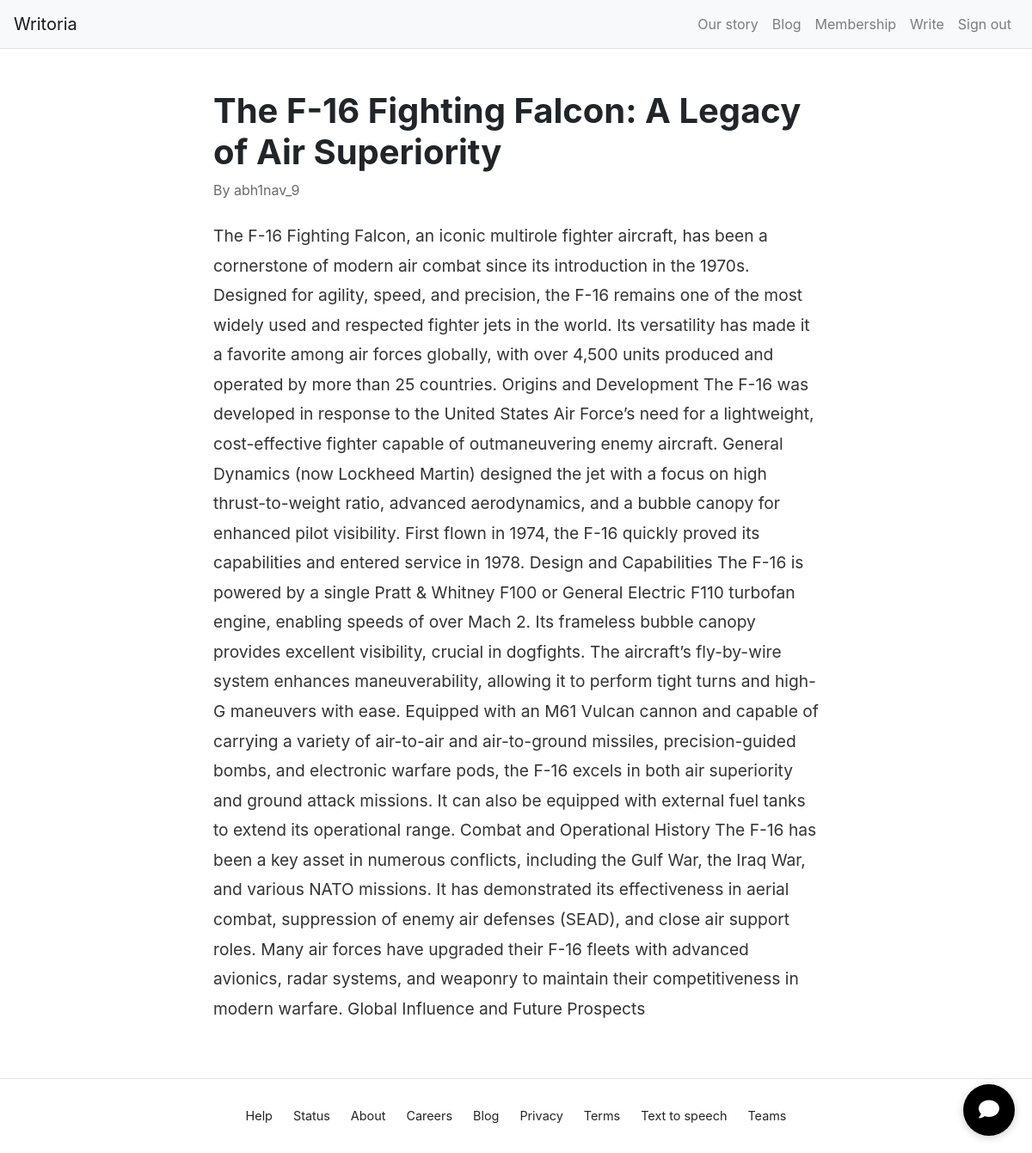
Page /blog/1 (signed in) on the committed database.
### app.py (models this page shows)
class Post(db.Model):
    id = db.Column(db.Integer, primary_key=True)
    title = db.Column(db.String(200), nullable=False)
    content = db.Column(db.Text, nullable=False)
    user_id = db.Column(db.Integer, db.ForeignKey('user.id'), nullable=False)

class User(UserMixin, db.Model):
    id = db.Column(db.Integer, primary_key=True)
    username = db.Column(db.String(80), unique=True, nullable=False)
    email = db.Column(db.String(120), unique=True, nullable=False)
    password = db.Column(db.String(120), nullable=False)
    posts = db.relationship('Post', backref='author', lazy=True)

### app.py (the view)
@app.route('/blog/<int:post_id>')
@login_required
def blog_detail(post_id):
    post = Post.query.get(post_id)
    if not post:
        return "Error: Post not found", 404  # Debugging Message
    return render_template('blog_detail.html', post=post)

### app.py (called while the page is built)
@login_manager.user_loader
def load_user(user_id):
    return User.query.get(int(user_id))

### templates/blog_detail.html (shortened to what this page needs)
{% extends "base.html" %}
{% block content %}
<div class="blog-detail-container">
    <div class="blog-header">
        <h1>{{ post.title }}</h1>
    </div>
    <p class="author-info">By {{ post.author.username }}</p>
    <div class="blog-content">
        <p>{{ post.content }}</p>
    </div>
</div>
{% endblock %}

### templates/base.html (shortened to what this page needs)
<!DOCTYPE html>
<html lang="en">
<head>
    <link rel="stylesheet" href="{{ url_for('static', filename='css/style.css') }}">
    <link rel="stylesheet" href="https://cdnjs.cloudflare.com/ajax/libs/font-awesome/6.0.0-beta3/css/all.min.css">
    <link rel="stylesheet" href="https://stackpath.bootstrapcdn.com/bootstrap/4.5.2/css/bootstrap.min.css">
</head>
<body>
    <nav class="navbar navbar-expand-lg navbar-light bg-light">
        <a class="navbar-brand" href="{{ url_for('writoria' ) }}">Writoria</a>
        <div class="collapse navbar-collapse" id="navbarNav">
            <ul class="navbar-nav ml-auto">
                <li class="nav-item">
                    <a class="nav-link" href="{{ url_for('home') }}">Our story</a>
                </li>
                <li class="nav-item">
                    <a class="nav-link" href="{{ url_for('blog') }}">Blog</a>
                </li>
                <li class="nav-item">
                    <a class="nav-link" href="#">Membership</a>
                </li>
                <li class="nav-item">
                    <a class="nav-link" href="{{ url_for('write_blog') }}">Write</a>
                </li>
                {% if current_user.is_authenticated %}
                    <li class="nav-item">
                        <a class="nav-link" href="{{ url_for('logout') }}">Sign out</a>
                    </li>
                {% endif %}
            </ul>
        </div>
    </nav>
    {% block content %}{% endblock %}
    <footer>
        <div class="footer-links">
            <a href="#">Help</a>
            <a href="#">Status</a>
            <a href="#">About</a>
            <a href="#">Careers</a>
            <a href="#">Blog</a>
            <a href="#">Privacy</a>
            <a href="#">Terms</a>
            <a href="#">Text to speech</a>
            <a href="#">Teams</a>
        </div>
    </footer>
    <button id="chat-button" class="chat-button" data-authenticated="{{ 'true' if current_user.is_authenticated else 'false' }}">
        <i class="fas fa-comment"></i>
    </button>
</body>
</html>

### static/css/style.css (style rules this page uses)
:root { --primary-color: #000; --secondary-color: #1a8917; --background-color: #fff; --text-color: #242424; }
* { margin: 0; padding: 0; box-sizing: border-box; }
body { font-family: -apple-system, BlinkMacSystemFont, "Segoe UI", Roboto, Oxygen, Ubuntu, Cantarell, "Open Sans", "Helvetica Neue", sans-serif; line-height: 1.6; color: var(--text-color); min-height: 100vh; display: flex; flex-direction: column; }
.navbar { display: flex; justify-content: space-between; align-items: center; padding: 1rem 5%; border-bottom: 1px solid rgba(0, 0, 0, 0.1); background-color: var(--background-color); }
footer { margin-top: auto; padding: 2rem 5%; border-top: 1px solid rgba(0, 0, 0, 0.1); background-color: var(--background-color); }
.footer-links { display: flex; gap: 1.5rem; flex-wrap: wrap; justify-content: center; }
.footer-links a { color: var(--text-color); text-decoration: none; font-size: 0.9rem; }
.chat-button { position: fixed; bottom: 20px; right: 20px; width: 60px; height: 60px; border-radius: 50%; background-color: var(--primary-color); color: white; border: none; font-size: 24px; cursor: pointer; box-shadow: 0 2px 10px rgba(0, 0, 0, 0.2); transition: all 0.3s ease; z-index: 1000; }

### templates/blog_detail.html (style rules this page uses)
.blog-detail-container { max-width: 800px; margin: auto; padding: 3rem; }
.blog-header { position: relative; display: flex; align-items: center; justify-content: space-between; gap: 10px; }
.blog-header h1 { font-size: 2.5rem; font-weight: bold; margin-bottom: 0.5rem; flex-grow: 1; }
.author-info { color: #6b6b6b; font-size: 1rem; margin-bottom: 1.5rem; }
.blog-content { font-size: 1.2rem; line-height: 1.8; color: #333; }

### rows in the picture
Post: title "The F-16 Fighting Falcon: A Legacy of Air Superiority", content "The F-16 Fighting Falcon, an iconic multirole fighter aircraft, has been a cornerstone of modern air combat since its introduction in the 1970s. Designed for agility, speed, and precision, the F-16 remains one of the most widely used and respected fighter jets in the world. Its versatility has made it a favorite among air forces globally, with over 4,500 units produced and operated by more than 25 countries. Origins and Development The F-16 was developed in response to the United States Air Force’s need for a lightweight, cost-effective fighter capable of outmaneuvering enemy aircraft. General Dynamics (now Lockheed Martin) designed the jet with a focus on high thrust-to-weight ratio,…"
User: author.username "abh1nav_9"
